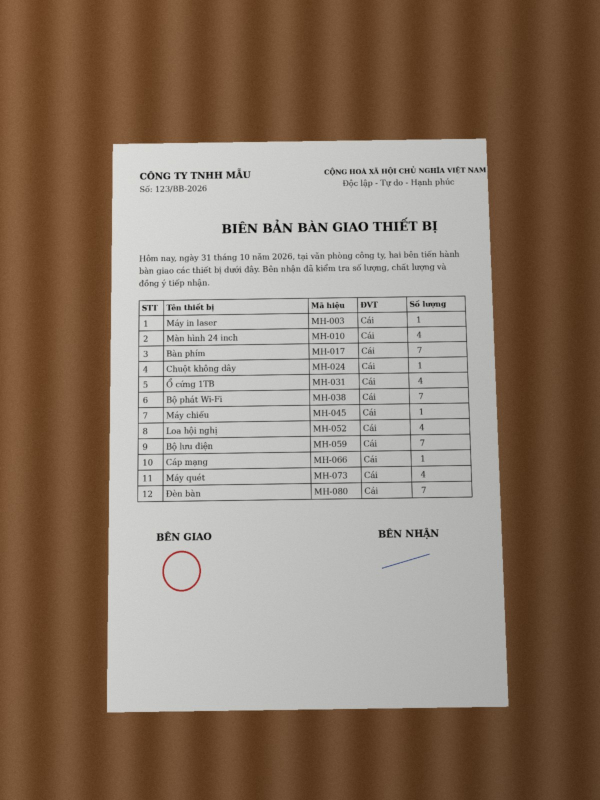
#> input picture tests/images/doc_1_wood.jpg, 1200 x 1600 px (shown at 1/2 size); its folder holds 5 pictures in this run
$ python make_core_inputs.py
#> lines starting #> are read from the running program, lines starting #| are printed output that depends on the picture
#!/usr/bin/env python3
"""Sinh dữ liệu TỔNG HỢP để đối chiếu phần thuật toán giữa bản Java (Android) và bản Swift (iOS).

Ghi ra <thư-mục>:
  *.ppm        ảnh RGB (P6): trang giấy trên nền, hoa văn, ảnh rất nhỏ / rất dẹt
  full_*.ppm   ảnh nhỏ dùng để so từng điểm ảnh sau khi lọc
  quads.txt    tứ giác (kể cả suy biến) cho Geom
  jpg/*.jpg    JPEG để dựng PDF
Cách chạy: python3 tests/tools/make_core_inputs.py <thư-mục> [số-ảnh-trang-giấy]
"""
import math
import os
import random
import sys

import numpy as np
from PIL import Image, ImageDraw, ImageFilter

OUT = sys.argv[1] if len(sys.argv) > 1 else "out/core-in"
N_DOCS = int(sys.argv[2]) if len(sys.argv) > 2 else 48
os.makedirs(OUT, exist_ok=True)
os.makedirs(os.path.join(OUT, "jpg"), exist_ok=True)
random.seed(20261110)
np.random.seed(20261110)
HERE = os.path.dirname(os.path.abspath(__file__))
IMAGES = os.path.join(HERE, "..", "images")


def save(im, name):
    im.convert("RGB").save(os.path.join(OUT, name + ".ppm"))


def background(kind, w, h):
    if kind == 0:  # một màu tối
        c = random.randint(15, 90)
        return Image.new("RGB", (w, h), (c, max(0, c - random.randint(0, 20)), max(0, c - random.randint(0, 30))))
    if kind == 1:  # vân gỗ (sọc ngang nhiễu)
        base = np.zeros((h, w, 3), np.float32)
        col = np.array([120 + random.randint(-30, 30), 80 + random.randint(-20, 20), 45 + random.randint(-15, 15)], np.float32)
        rows = np.cumsum(np.random.randn(h) * 3.0)
        base[:] = col
        base += rows[:, None, None] * 0.6
        base += np.random.randn(h, w, 1) * 5
        return Image.fromarray(np.clip(base, 0, 255).astype(np.uint8))
    if kind == 2:  # nhiễu hạt
        a = np.random.randint(40, 140, (h, w, 3)).astype(np.uint8)
        return Image.fromarray(a).filter(ImageFilter.GaussianBlur(1.2))
    if kind == 3:  # gradient sáng dần
        x = np.linspace(40, 170, w, dtype=np.float32)[None, :, None]
        y = np.linspace(0, 40, h, dtype=np.float32)[:, None, None]
        return Image.fromarray(np.clip(np.repeat(x + y, 3, axis=2), 0, 255).astype(np.uint8))
    if kind == 4:  # caro (khăn trải bàn)
        c = random.randint(18, 60)
        yy, xx = np.mgrid[0:h, 0:w]
        m = (((xx // c) + (yy // c)) & 1).astype(np.float32)
        a = np.stack([60 + 70 * m, 50 + 40 * m, 90 + 60 * m], axis=2)
        return Image.fromarray(a.astype(np.uint8))
    # nền sáng gần màu giấy (khó)
    c = random.randint(150, 200)
    return Image.new("RGB", (w, h), (c, c - random.randint(0, 10), c - random.randint(5, 25)))


def doc_image(i):
    w = random.choice([320, 480, 640, 768, 900, 1024])
    h = random.choice([320, 480, 640, 768, 900, 1024])
    im = background(i % 6, w, h)
    d = ImageDraw.Draw(im)
    mx, my = 0.06 * w, 0.06 * h
    q = [
        (mx + random.random() * 0.16 * w, my + random.random() * 0.16 * h),
        (w - mx - random.random() * 0.16 * w, my + random.random() * 0.16 * h),
        (w - mx - random.random() * 0.16 * w, h - my - random.random() * 0.16 * h),
        (mx + random.random() * 0.16 * w, h - my - random.random() * 0.16 * h),
    ]
    pv = random.randint(205, 250)
    d.polygon(q, fill=(pv, pv - random.randint(0, 6), pv - random.randint(0, 18)))
    # dòng chữ + bảng trong trang
    for k in range(random.randint(6, 14)):
        t = 0.12 + 0.76 * k / 14.0
        lx = q[0][0] + (q[3][0] - q[0][0]) * t
        ly = q[0][1] + (q[3][1] - q[0][1]) * t
        rx = q[1][0] + (q[2][0] - q[1][0]) * t
        ry = q[1][1] + (q[2][1] - q[1][1]) * t
        a, b = 0.1, 0.1 + random.random() * 0.8
        d.line([(lx + (rx - lx) * a, ly + (ry - ly) * a), (lx + (rx - lx) * b, ly + (ry - ly) * b)], fill=(35, 35, 40), width=random.choice([1, 2, 3]))
    if i % 3 == 0:  # mảng màu lớn trong trang (ảnh, con dấu)
        cx = (q[0][0] + q[2][0]) / 2
        cy = (q[0][1] + q[2][1]) / 2
        r = 0.08 * min(w, h)
        d.ellipse([(cx - r, cy - r), (cx + r, cy + r)], fill=(190, 40, 40))
    if i % 4 == 1:  # bóng đổ / ánh sáng không đều
        shade = np.linspace(1.0, 0.62, w, dtype=np.float32)[None, :, None]
        im = Image.fromarray(np.clip(np.asarray(im).astype(np.float32) * shade, 0, 255).astype(np.uint8))
    if i % 5 == 2:
        im = im.filter(ImageFilter.GaussianBlur(1.0))
    if i % 7 == 3:  # nhiễu cảm biến
        a = np.asarray(im).astype(np.float32) + np.random.randn(h, w, 3) * 6
        im = Image.fromarray(np.clip(a, 0, 255).astype(np.uint8))
    return im, q


def pattern(kind, w, h):
    if kind == 0:
        return Image.new("RGB", (w, h), (0, 0, 0))
    if kind == 1:
        return Image.new("RGB", (w, h), (255, 255, 255))
    if kind == 2:
        return Image.new("RGB", (w, h), (128, 128, 128))
    if kind == 3:
        return Image.fromarray(np.random.randint(0, 256, (h, w, 3)).astype(np.uint8))
    if kind == 4:
        x = np.linspace(0, 255, w, dtype=np.float32)[None, :, None]
        return Image.fromarray(np.repeat(np.repeat(x, h, axis=0), 3, axis=2).astype(np.uint8))
    if kind == 5:
        c = random.randint(2, 30)
        yy, xx = np.mgrid[0:h, 0:w]
        m = ((((xx // c) + (yy // c)) & 1) * 255).astype(np.uint8)
        return Image.fromarray(np.stack([m, m, m], axis=2))
    if kind == 6:
        ang = random.random() * math.pi
        per = random.randint(3, 40)
        yy, xx = np.mgrid[0:h, 0:w]
        m = ((np.floor((xx * math.cos(ang) + yy * math.sin(ang)) / per).astype(np.int64) & 1) * 215 + 20).astype(np.uint8)
        return Image.fromarray(np.stack([m, m, m], axis=2))
    # khung tối sát mép
    a = np.full((h, w, 3), 240, np.uint8)
    b = random.randint(1, 4)
    a[:b, :, :] = 16
    a[-b:, :, :] = 16
    a[:, :b, :] = 16
    a[:, -b:, :] = 16
    return Image.fromarray(a)


def main():
    n = 0
    # 1) ảnh thử của kho mã (thu về cạnh dài 1024 như ứng dụng)
    for f in sorted(os.listdir(IMAGES)):
        if not f.endswith(".jpg"):
            continue
        im = Image.open(os.path.join(IMAGES, f)).convert("RGB")
#> im is the input picture: PIL image 1200x1600 RGB; mean R, G, B 142.4, 124, 108.2
        k = 1024.0 / max(im.size)
        im = im.resize((round(im.size[0] * k), round(im.size[1] * k)), Image.BILINEAR)
#> im: PIL image 768x1024 RGB
        save(im, "repo_" + f[:-4])
        n += 1
#> pass 2 of the loop in main, `for f in sorted(os.listdir(IMAGES)):`:
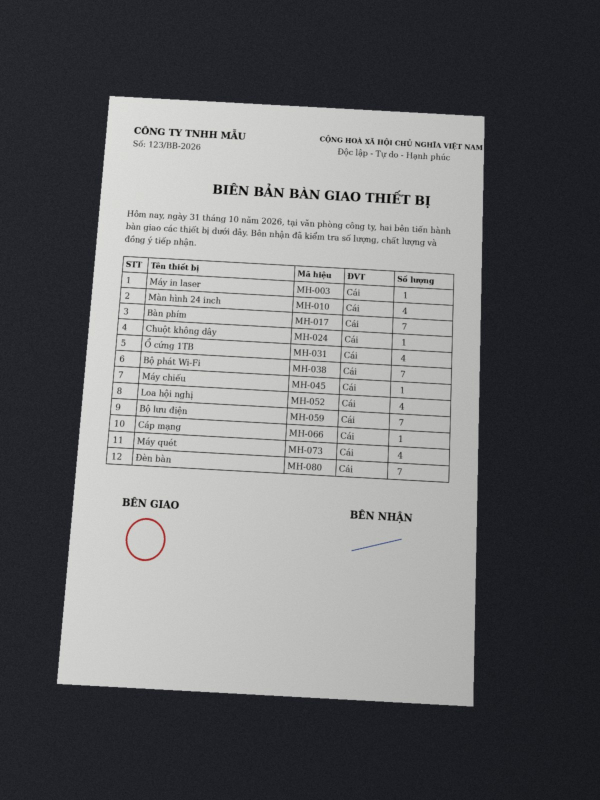
#> input picture tests/images/doc_2_dark.jpg, 1200 x 1600 px (shown at 1/2 size)
#> in main, im is the input picture: PIL image 1200x1600 RGB; mean R, G, B 108.5, 108.9, 110.5
#> in main, `im = im.resize((round(im.size[0] * k), round(im.size[1] * k)), Image.B..`:
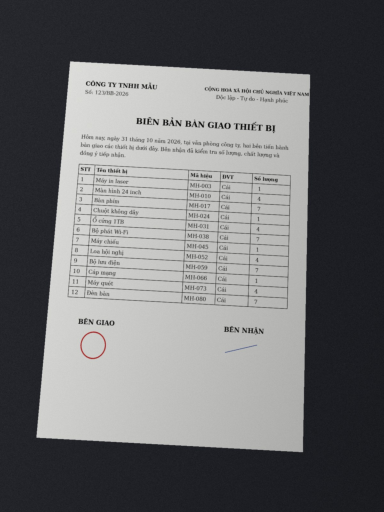
#> im: PIL image 768x1024 RGB (shown at 1/2 size); mean R, G, B 108.5, 108.9, 110.5
#> pass 3 of the loop in main, `for f in sorted(os.listdir(IMAGES)):`:
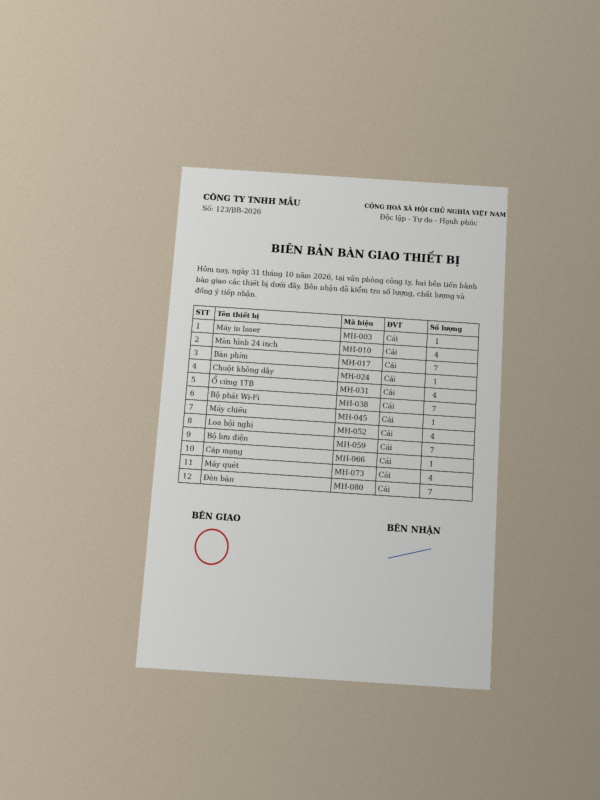
#> input picture tests/images/doc_4_beige.jpg, 1200 x 1600 px (shown at 1/2 size)
#> in main, im is the input picture: PIL image 1200x1600 RGB; mean R, G, B 174.7, 168, 155.5
#> in main, `im = im.resize((round(im.size[0] * k), round(im.size[1] * k)), Image.B..`:
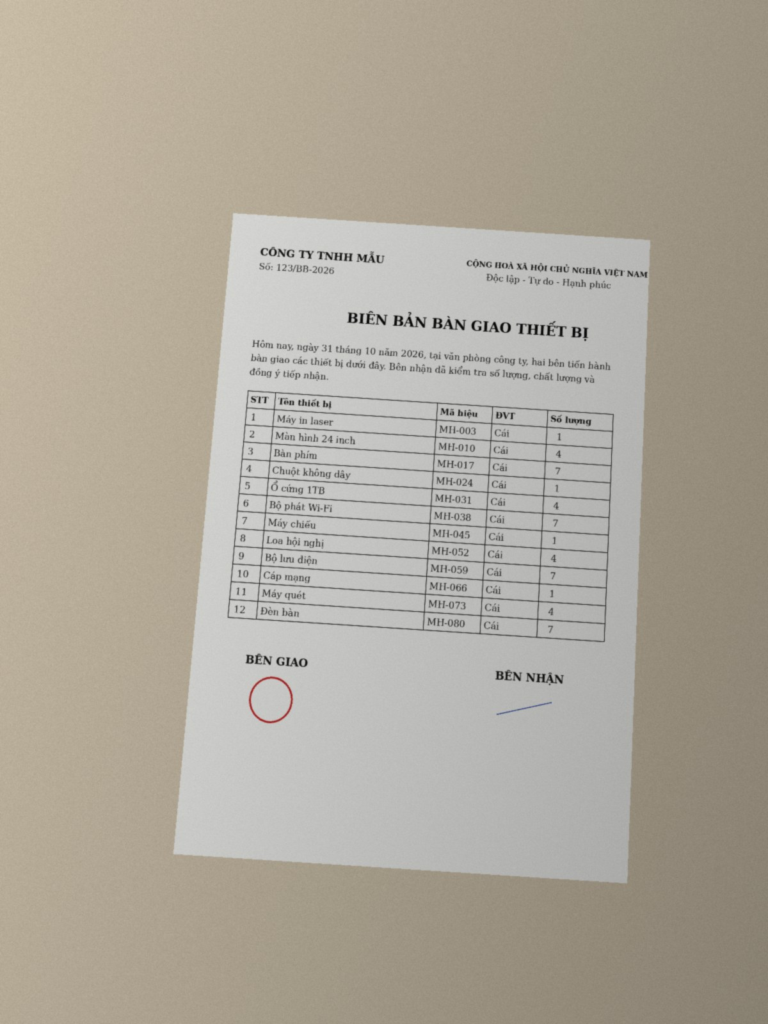
#> im: PIL image 768x1024 RGB; mean R, G, B 174.7, 168, 155.5
#> the loop made 5 passes; the first 3 are shown
    # 2) trang giấy tổng hợp, kèm toạ độ góc thật
    with open(os.path.join(OUT, "docs_gt.txt"), "w") as gt:
        for i in range(N_DOCS):
            im, q = doc_image(i)
            name = "doc_%03d" % i
            save(im, name)
            gt.write(name + " " + " ".join("%.2f %.2f" % p for p in q) + "\n")
            n += 1
#> this loop made 48 passes
#> (cx in doc_image, cy in doc_image) on passes 1, 4, 7, 10, 16, 19, 22, 25: (328.1, 471.3), (223, 503.7), (549.7, 238), (323.3, 541), (500.1, 390), (287.8, 153.8), (482.2, 375.3), (436.5, 156.7)
#> pass 1, in main, `im, q = doc_image(i)`:
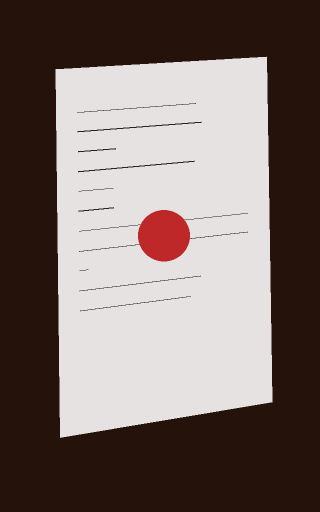
#> im: PIL image 640x1024 RGB (shown at 1/2 size); mean R, G, B 125, 111.6, 107.3
#> after the loop:
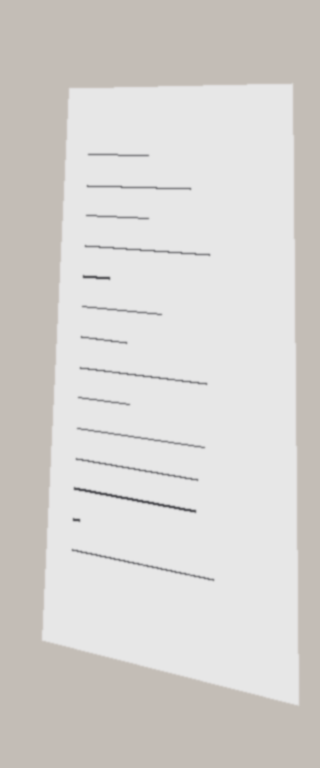
#> im: PIL image 320x768 RGB; mean R, G, B 214.5, 212, 209.1
    # 3) hoa văn + kích thước biên
    sizes = [(16, 16), (17, 16), (16, 17), (31, 33), (64, 64), (419, 421), (420, 420), (421, 419), (640, 480), (480, 640),
             (1024, 768), (1024, 17), (17, 1024), (1000, 30), (30, 1000), (16, 1500), (1500, 16), (333, 777), (801, 600), (123, 457)]
    for si, (w, h) in enumerate(sizes):
        for kind in ((si % 8), ((si + 3) % 8), ((si + 5) % 8)):
            save(pattern(kind, w, h), "pat_%02d_k%d_%dx%d" % (si, kind, w, h))
            n += 1
    # 4) ảnh nhỏ để so từng điểm ảnh sau khi lọc (Enhancer)
    full_sizes = [(4, 4), (5, 7), (8, 8), (9, 8), (40, 3), (3, 40), (97, 131), (200, 150), (150, 200), (256, 256), (300, 420), (640, 400)]
    for i, (w, h) in enumerate(full_sizes):
        if i % 2 == 0 and w >= 64 and h >= 64:
            im, _ = doc_image(100 + i)
            im = im.resize((w, h), Image.BILINEAR)
        else:
            im = pattern([3, 4, 5, 6, 7, 2][i % 6], w, h)
        save(im, "full_%02d_%dx%d" % (i, w, h))
        n += 1
#> this loop made 12 passes
#> (cx in doc_image, cy in doc_image) on pass 9: (345.6, 392.3)
#> im: PIL image 640x400 RGB; every value is 128
    # trang giấy phẳng (ám vàng, ánh sáng không đều) để so bộ lọc trên ảnh thật hơn
    page = Image.open(os.path.join(IMAGES, "page_flat.jpg")).convert("RGB").resize((496, 702), Image.BILINEAR)
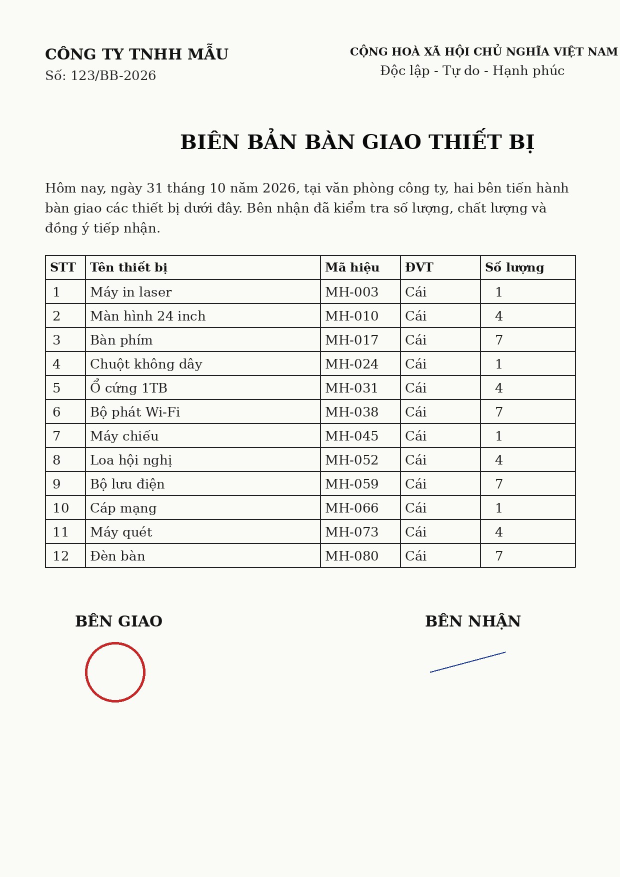
#> input picture tests/images/page_flat.jpg, 1240 x 1754 px (shown at 1/2 size)
    a = np.asarray(page).astype(np.float32)
    shade = np.linspace(1.0, 0.7, a.shape[1], dtype=np.float32)[None, :, None]
    tint = np.array([1.0, 0.96, 0.86], np.float32)[None, None, :]
    save(Image.fromarray(np.clip(a * shade * tint, 0, 255).astype(np.uint8)), "full_90_page_tint")
    n += 1

    # 5) tứ giác cho Geom: toạ độ là bội số của 0.25 (biểu diễn chính xác ở cả float và double)
    def q4(v):
        return [round(x * 4) / 4.0 for x in v]

    quads = []
    for i in range(400):
        W = random.choice([640, 1200, 3000, 4000])
        H = random.choice([480, 1600, 4000, 3000])
        m = i % 10
        if m == 0:
            v = [random.random() * W for _ in range(8)]
        elif m == 1:
            x = random.random() * 100
            v = [x] * 8
        elif m == 2:
            v = [0, 0, 10, 10, 20, 20, 30, 30]
        elif m == 3:
            v = [0, 0, 100, 0, 100, 0, 0, 0]
        elif m == 4:
            v = [0, 0, 100, 100, 100, 0, 0, 100]
        else:
            v = [random.random() * W * 0.3, random.random() * H * 0.3, W - random.random() * W * 0.3, random.random() * H * 0.3,
                 W - random.random() * W * 0.3, H - random.random() * H * 0.3, random.random() * W * 0.3, H - random.random() * H * 0.3]
            if m == 9:  # xáo thứ tự điểm
                pts = [(v[0], v[1]), (v[2], v[3]), (v[4], v[5]), (v[6], v[7])]
                random.shuffle(pts)
                v = [c for p in pts for c in p]
        focal = -1 if i % 3 == 0 else round(random.uniform(0.3, 2.5) * max(W, H))
        quads.append((W, H, focal, i % 2, random.choice([16, 1000, 3508]), q4(v)))
#> this loop made 400 passes
#> after the loop, quads = 400 items
    # A4 / Letter chụp thẳng và nghiêng nhẹ
    quads.append((4000, 3200, -1, 1, 3508, [100, 100, 2200, 100, 2200, 3070, 100, 3070]))
    quads.append((4000, 3200, -1, 1, 3508, [100, 100, 3070, 100, 3070, 2200, 100, 2200]))
    quads.append((3000, 4000, -1, 1, 3508, [200, 200, 2750, 200, 2750, 3500, 200, 3500]))
    with open(os.path.join(OUT, "quads.txt"), "w") as f:
        for W, H, focal, snap, max_long, v in quads:
            f.write("%d %d %d %d %d %s\n" % (W, H, focal, snap, max_long, " ".join("%.2f" % x for x in v)))
#> this loop made 403 passes
#> (W, H, focal, snap, max_long, v) on passes 1 to 3: (3000, 480, -1, 0, 16, [2080, 2152.2, 282.2, 2119, 500.2, 1723.2, 262, 2931.2]), (1200, 1600, 1104, 1, 1000, [96.75, 96.75, 96.75, 96.75, 96.75, 96.75, 96.75, 96.75]), (640, 480, 579, 0, 1000, [0, 0, 10, 10, 20, 20, 30, 30])

    # 6) JPEG cho PDF
    im, _ = doc_image(7)
#> im: PIL image 320x1024 RGB
    im.resize((1240, 1754)).save(os.path.join(OUT, "jpg", "a_portrait.jpg"), quality=88)
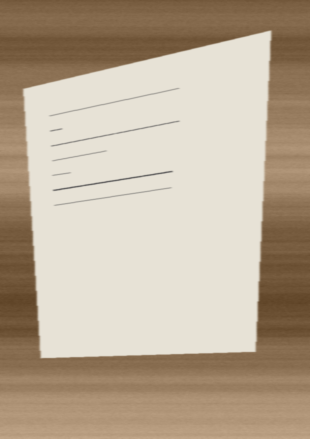
#> saved as a_portrait.jpg: PIL image 1240x1754 RGB (shown at 1/4 size); mean R, G, B 186.3, 170.4, 150
    im.resize((1754, 1240)).save(os.path.join(OUT, "jpg", "b_landscape.jpg"), quality=88)
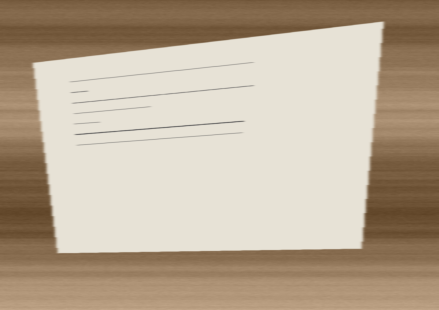
#> saved as b_landscape.jpg: PIL image 1754x1240 RGB (shown at 1/4 size); mean R, G, B 186.3, 170.4, 150
    im.resize((500, 700)).convert("L").save(os.path.join(OUT, "jpg", "c_gray.jpg"), quality=85)
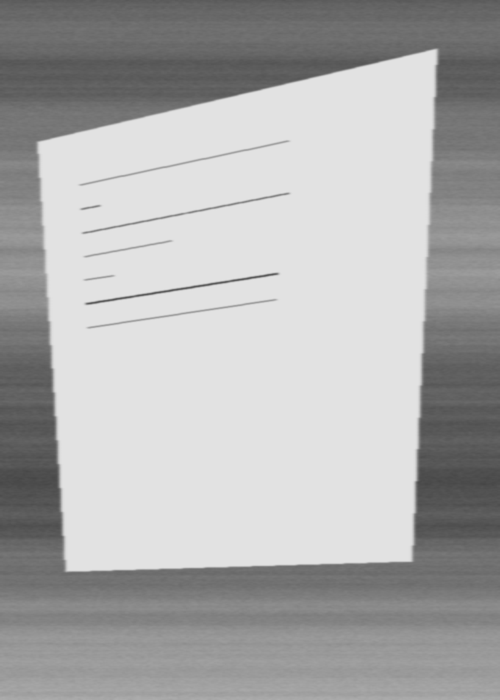
#> saved as c_gray.jpg: PIL image 500x700 L; min 70, max 227, mean 172.9
    im.resize((800, 1100)).save(os.path.join(OUT, "jpg", "d_progressive.jpg"), quality=85, progressive=True)
    im.resize((3000, 40)).save(os.path.join(OUT, "jpg", "e_wide.jpg"), quality=85)
    im.resize((16, 16)).save(os.path.join(OUT, "jpg", "f_tiny.jpg"), quality=85)
    # JPEG có EXIF/ICC lớn trước SOF (kiểm tra đọc phần đầu theo luồng)
    exif = Image.Exif()
    exif[0x010E] = "x" * 60000
    im.resize((900, 1200)).save(os.path.join(OUT, "jpg", "g_bigexif.jpg"), quality=85, exif=exif)
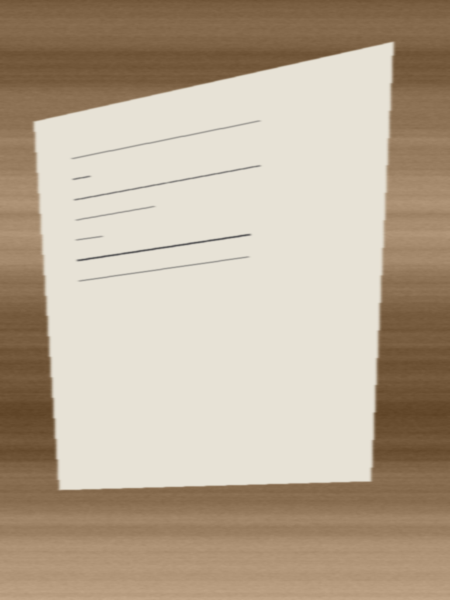
#> saved as g_bigexif.jpg: PIL image 900x1200 RGB (shown at 1/2 size); mean R, G, B 186.3, 170.4, 150
    print("đã sinh %d ảnh, %d tứ giác vào %s" % (n, len(quads), OUT))


if __name__ == "__main__":
    main()
